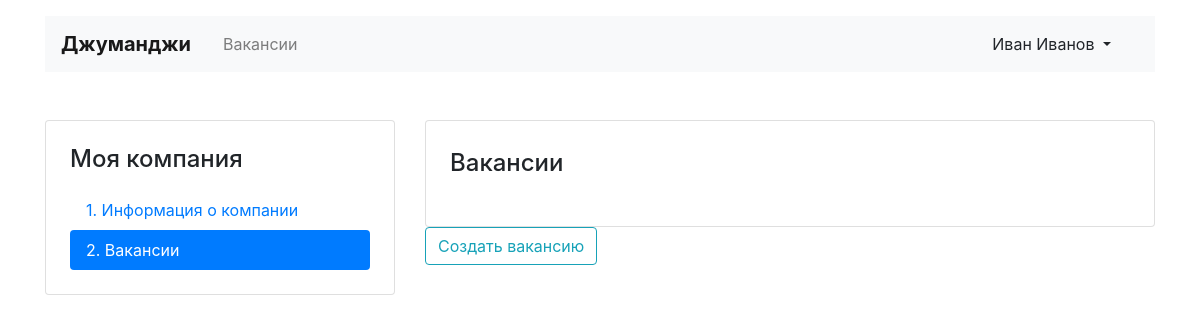
/mycompany/vacancies/ (signed in), run on an earlier commit of the app's database.
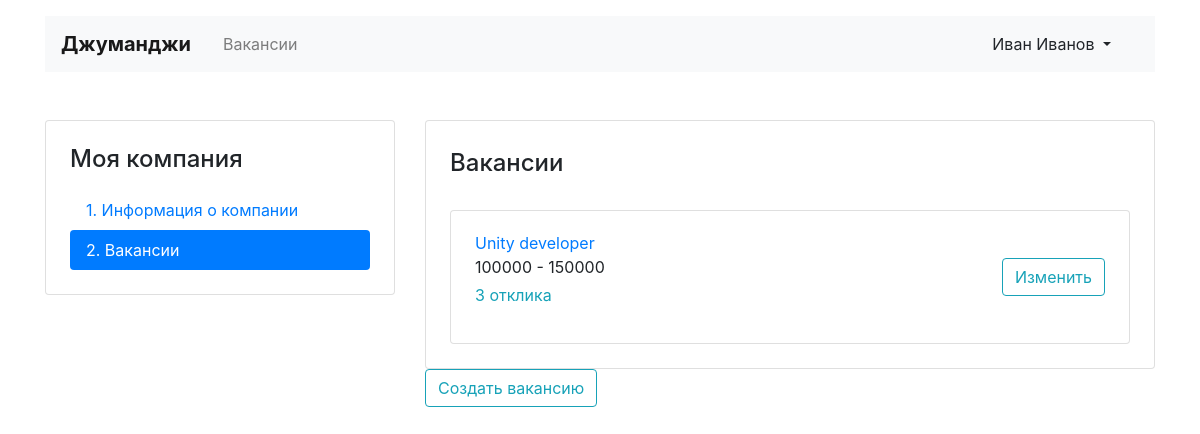
And on a later commit of the database.
### work/models.py (models this page shows, shortened)
class Vacancy(models.Model):
    title = models.CharField(max_length=50)
    speciality = models.ForeignKey(Specialty, on_delete=models.CASCADE, related_name='vacancies')
    company = models.ForeignKey(Company, on_delete=models.CASCADE, related_name='vacancies')
    skills = models.CharField(max_length=255)
    description = models.TextField()
    salary_min = models.IntegerField()
    salary_max = models.IntegerField()
    posted = models.DateField()

### work/views.py (the view)
# urls.py: path('mycompany/vacancies/', view.mycomp_vacancy_list, name='comp_vac'),
@login_required
def mycomp_vacancy_list(request):
    vac_of_comp = mdl.Vacancy.objects.filter(company__owner__id=request.user.id)
    return render(request, "work/vacancy-list.html", context={
        'vacancies': vac_of_comp
    })

### work/templates/work/vacancy-list.html
{% extends "work/base.html" %}
{% block content %}
<main class="container mt-3 pb-5">
    <div class="row mt-5">
      <div class="col-12 col-lg-4">
        <aside class="pt-3 pb-4 px-4 mb-5 card">
          <h1 class="h4 pt-2 pb-2">Моя компания</h1>
          <div class="nav flex-column nav-pills" id="v-pills-tab" role="tablist" aria-orientation="vertical">
            <a class="nav-link" href="{% url 'comp_edit' %}">1. Информация о&nbsp;компании</a>
            <a class="nav-link active" href="{% url 'comp_vac' %}">2. Вакансии</a>
          </div>
        </aside>
      </div>
      <div class="col-12 col-lg-8">
        <div class="card">
          <div class="card-body px-4 pb-4">
            <section class="tab-pane fade show active">
              <h2 class="h4 pt-2 pb-3">Вакансии</h2>
              {% for vac in vacancies %}
              <div class="card mt-3">
                <div class="card-body px-4">
                  <div class="row align-items-center">
                    <div class="col-6 col-lg-8">
                      <a href="{% url 'comp_vac_ed' vac.id %}" class="mb-1">{{ vac.title }}</a>
                      <p class="mb-1">
                        <span class="mr-4">{{ vac.salary_min }} - {{ vac.salary_max }}</span><p class="text-info">3 отклика</p>
                      </p>
                    </div>
                    <div class="col-6 col-lg-4 text-right">
                      <a href="{% url 'comp_vac_ed' vac.id %}" class="btn btn-outline-info">Изменить</a>
                    </div>
                  </div>
                </div>
              </div>
              {% endfor %}
            </section>
          </div>
        </div>
        <a href="{% url 'comp_vac_cr' %}" class="btn btn-outline-info">Создать вакансию</a>
      </div>
    </div>
  </main>
{% endblock content %}

What changed in the data, as far as the page shows it:
added Vacancy: title "Unity developer", salary_min "100000", salary_max "150000"
